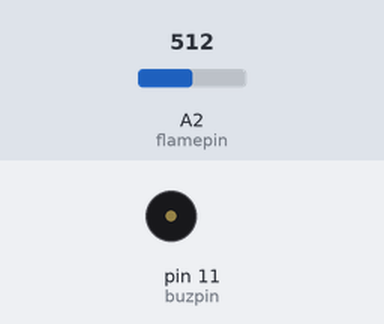
Bench run of a sketch on a simulated Arduino Uno, built with avr-gcc and run on an emulated ATmega328P. Parts: buzzer (waves = sounding). The inputs (shaded band) are chosen by the test bench; at power-on: A2 (flamepin) = 512.

Above: at 1.2 s.
1.3 s: A2 (flamepin) set to 211
2.8 s: A2 (flamepin) set to 194
At 3.4 s:
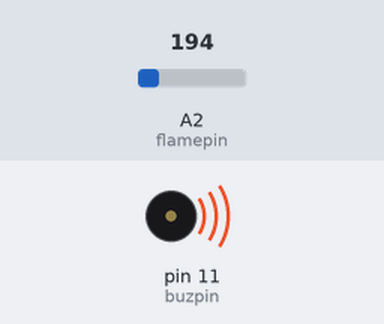
4.3 s: A2 (flamepin) set to 210
At 6.0 s:
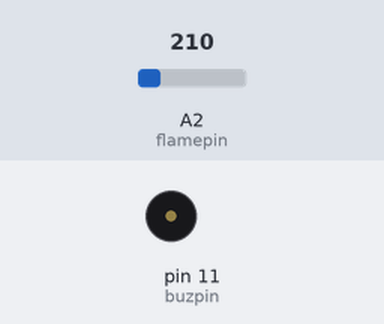
6.3 s: A2 (flamepin) set to 190
At 7.2 s:
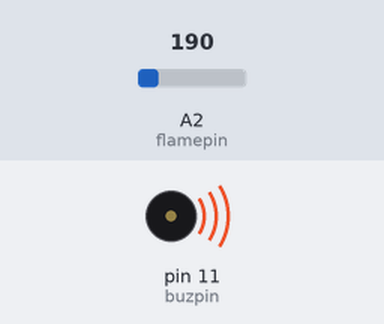
Timing chart, 0 to 8.8 s (numbered marks = the images above; inputs shaded):
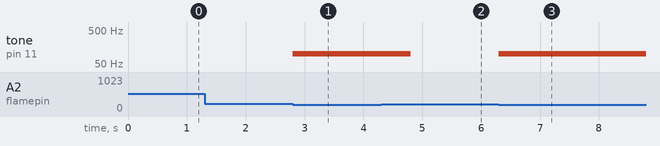

The sketch:

BuzzerTest.ino
```cpp
const int flamepin=A2;
const int buzpin=11;
const int threshold=200;// sets threshold value for flame sensor
int flamesensvalue=0; // initialize flamesensor reading

void setup()
{
  Serial.begin(9600);
  pinMode(flamepin,INPUT);
  pinMode(buzpin,OUTPUT);
}

void loop() {
  flamesensvalue=analogRead(flamepin); // reads analog data from flame sensor
  if (flamesensvalue<=threshold)
  { // compares reading from flame sensor with the threshold value
    tone(buzpin,100);
    delay(1000); //stops program for 1 second
  }
  else
  {
    noTone(buzpin);
  }
}
```

Measured:
- the behaviour switches between 201 and 200 on A2 (flamepin) (found by bisection; images 0 and 1)
- after the input at 1.3 s, every drawn part: stays the same
- after the input at 2.8 s, tone on pin 11 (buzpin): silent → 100 Hz at once
- after the input at 4.3 s, tone on pin 11 (buzpin): 100 Hz → silent after 0.50 s
- after the input at 6.3 s, tone on pin 11 (buzpin): silent → 100 Hz at once
